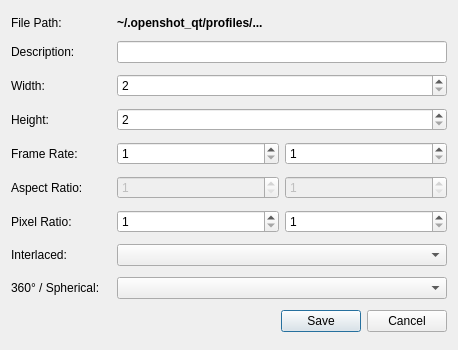
<?xml version="1.0" encoding="UTF-8"?>
<ui version="4.0">
 <class>ProfileEditDialog</class>
 <widget class="QDialog" name="ProfileEditDialog">
  <property name="geometry">
   <rect>
    <x>0</x>
    <y>0</y>
    <width>458</width>
    <height>350</height>
   </rect>
  </property>
  <property name="windowTitle">
   <string>Create Profile</string>
  </property>
  <layout class="QGridLayout" name="gridLayout">
   <item row="0" column="0">
    <layout class="QHBoxLayout" name="horizontalLayout_filePath">
     <item>
      <widget class="QLabel" name="lblFilePath">
       <property name="minimumSize">
        <size>
         <width>100</width>
         <height>0</height>
        </size>
       </property>
       <property name="text">
        <string>File Path:</string>
       </property>
      </widget>
     </item>
     <item>
      <widget class="QLabel" name="lblFilePathValue">
       <property name="sizePolicy">
        <sizepolicy hsizetype="Expanding" vsizetype="Fixed">
         <horstretch>0</horstretch>
         <verstretch>0</verstretch>
        </sizepolicy>
       </property>
       <property name="text">
        <string>&lt;b&gt;~/.openshot_qt/profiles/...&lt;/b&gt;</string>
        </property>
        <property name="textFormat">
        <enum>Qt::RichText</enum>
        </property>
      </widget>
     </item>
    </layout>
   </item>
   <item row="5" column="0">
    <layout class="QHBoxLayout" name="horizontalLayout_12">
     <item>
      <widget class="QLabel" name="lblAspectRatio">
       <property name="minimumSize">
        <size>
         <width>100</width>
         <height>0</height>
        </size>
       </property>
       <property name="text">
        <string>Aspect Ratio:</string>
       </property>
      </widget>
     </item>
     <item>
      <widget class="QSpinBox" name="txtAspectRatioNum">
       <property name="enabled">
        <bool>false</bool>
       </property>
       <property name="sizePolicy">
        <sizepolicy hsizetype="Expanding" vsizetype="Fixed">
         <horstretch>0</horstretch>
         <verstretch>0</verstretch>
        </sizepolicy>
       </property>
       <property name="minimum">
        <number>1</number>
       </property>
       <property name="maximum">
        <number>2147483647</number>
       </property>
      </widget>
     </item>
     <item>
      <widget class="QSpinBox" name="txtAspectRatioDen">
       <property name="enabled">
        <bool>false</bool>
       </property>
       <property name="sizePolicy">
        <sizepolicy hsizetype="Expanding" vsizetype="Fixed">
         <horstretch>0</horstretch>
         <verstretch>0</verstretch>
        </sizepolicy>
       </property>
       <property name="minimum">
        <number>1</number>
       </property>
       <property name="maximum">
        <number>2147483647</number>
       </property>
      </widget>
     </item>
    </layout>
   </item>
   <item row="11" column="0">
    <widget class="QDialogButtonBox" name="buttonBox">
     <property name="orientation">
      <enum>Qt::Horizontal</enum>
     </property>
     <property name="standardButtons">
      <set>QDialogButtonBox::Cancel|QDialogButtonBox::Save</set>
     </property>
    </widget>
   </item>
   <item row="1" column="0">
    <layout class="QHBoxLayout" name="horizontalLayout_6">
     <item>
      <widget class="QLabel" name="lblProfile_2">
       <property name="minimumSize">
        <size>
         <width>100</width>
         <height>0</height>
        </size>
       </property>
       <property name="text">
        <string>Description:</string>
       </property>
      </widget>
     </item>
     <item>
      <widget class="QLineEdit" name="txtProfileName">
       <property name="sizePolicy">
        <sizepolicy hsizetype="Expanding" vsizetype="Fixed">
         <horstretch>0</horstretch>
         <verstretch>0</verstretch>
        </sizepolicy>
       </property>
      </widget>
     </item>
    </layout>
   </item>
   <item row="3" column="0">
    <layout class="QHBoxLayout" name="horizontalLayout_10">
     <item>
      <widget class="QLabel" name="lblHeight">
       <property name="minimumSize">
        <size>
         <width>100</width>
         <height>0</height>
        </size>
       </property>
       <property name="text">
        <string>Height:</string>
       </property>
      </widget>
     </item>
     <item>
      <widget class="QSpinBox" name="txtHeight">
       <property name="sizePolicy">
        <sizepolicy hsizetype="Expanding" vsizetype="Fixed">
         <horstretch>0</horstretch>
         <verstretch>0</verstretch>
        </sizepolicy>
       </property>
       <property name="minimum">
        <number>2</number>
       </property>
       <property name="maximum">
        <number>40000</number>
       </property>
      </widget>
     </item>
    </layout>
   </item>
   <item row="2" column="0">
    <layout class="QHBoxLayout" name="horizontalLayout_11">
     <item>
      <widget class="QLabel" name="lblWidth">
       <property name="minimumSize">
        <size>
         <width>100</width>
         <height>0</height>
        </size>
       </property>
       <property name="text">
        <string>Width:</string>
       </property>
      </widget>
     </item>
     <item>
      <widget class="QSpinBox" name="txtWidth">
       <property name="sizePolicy">
        <sizepolicy hsizetype="Expanding" vsizetype="Fixed">
         <horstretch>0</horstretch>
         <verstretch>0</verstretch>
        </sizepolicy>
       </property>
       <property name="minimum">
        <number>2</number>
       </property>
       <property name="maximum">
        <number>40000</number>
       </property>
      </widget>
     </item>
    </layout>
   </item>
   <item row="9" column="0">
    <layout class="QHBoxLayout" name="horizontalLayout_15">
     <property name="bottomMargin">
      <number>0</number>
     </property>
     <item>
      <widget class="QLabel" name="lblInterlaced">
       <property name="minimumSize">
        <size>
         <width>100</width>
         <height>0</height>
        </size>
       </property>
       <property name="text">
        <string>Interlaced:</string>
       </property>
      </widget>
     </item>
     <item>
      <widget class="QComboBox" name="cboInterlaced">
       <property name="sizePolicy">
        <sizepolicy hsizetype="Expanding" vsizetype="Fixed">
         <horstretch>0</horstretch>
         <verstretch>0</verstretch>
        </sizepolicy>
       </property>
      </widget>
     </item>
    </layout>
   </item>
   <item row="10" column="0">
    <layout class="QHBoxLayout" name="horizontalLayout_16">
     <property name="bottomMargin">
      <number>0</number>
     </property>
     <item>
      <widget class="QLabel" name="lblSpherical">
       <property name="minimumSize">
        <size>
         <width>100</width>
         <height>0</height>
        </size>
       </property>
       <property name="text">
        <string>360° / Spherical:</string>
       </property>
      </widget>
     </item>
     <item>
      <widget class="QComboBox" name="cboSpherical">
       <property name="sizePolicy">
        <sizepolicy hsizetype="Expanding" vsizetype="Fixed">
         <horstretch>0</horstretch>
         <verstretch>0</verstretch>
        </sizepolicy>
       </property>
      </widget>
     </item>
    </layout>
   </item>
   <item row="8" column="0">
    <layout class="QHBoxLayout" name="horizontalLayout_13">
     <item>
      <widget class="QLabel" name="lblPixelRatio">
       <property name="minimumSize">
        <size>
         <width>100</width>
         <height>0</height>
        </size>
       </property>
       <property name="text">
        <string>Pixel Ratio:</string>
       </property>
      </widget>
     </item>
     <item>
      <widget class="QSpinBox" name="txtPixelRatioNum">
       <property name="sizePolicy">
        <sizepolicy hsizetype="Expanding" vsizetype="Fixed">
         <horstretch>0</horstretch>
         <verstretch>0</verstretch>
        </sizepolicy>
       </property>
       <property name="minimum">
        <number>1</number>
       </property>
       <property name="maximum">
        <number>2147483647</number>
       </property>
      </widget>
     </item>
     <item>
      <widget class="QSpinBox" name="txtPixelRatioDen">
       <property name="sizePolicy">
        <sizepolicy hsizetype="Expanding" vsizetype="Fixed">
         <horstretch>0</horstretch>
         <verstretch>0</verstretch>
        </sizepolicy>
       </property>
       <property name="minimum">
        <number>1</number>
       </property>
       <property name="maximum">
        <number>2147483647</number>
       </property>
      </widget>
     </item>
    </layout>
   </item>
   <item row="4" column="0">
    <layout class="QHBoxLayout" name="horizontalLayout_14">
     <item>
      <widget class="QLabel" name="lblFrameRate">
       <property name="minimumSize">
        <size>
         <width>100</width>
         <height>0</height>
        </size>
       </property>
       <property name="text">
        <string>Frame Rate:</string>
       </property>
      </widget>
     </item>
     <item>
      <widget class="QSpinBox" name="txtFrameRateNum">
       <property name="sizePolicy">
        <sizepolicy hsizetype="Expanding" vsizetype="Fixed">
         <horstretch>0</horstretch>
         <verstretch>0</verstretch>
        </sizepolicy>
       </property>
       <property name="minimum">
        <number>1</number>
       </property>
       <property name="maximum">
        <number>99999</number>
       </property>
      </widget>
     </item>
     <item>
      <widget class="QSpinBox" name="txtFrameRateDen">
       <property name="sizePolicy">
        <sizepolicy hsizetype="Expanding" vsizetype="Fixed">
         <horstretch>0</horstretch>
         <verstretch>0</verstretch>
        </sizepolicy>
       </property>
       <property name="minimum">
        <number>1</number>
       </property>
       <property name="maximum">
        <number>9999</number>
       </property>
      </widget>
     </item>
    </layout>
   </item>
  </layout>
 </widget>
 <tabstops>
  <tabstop>txtProfileName</tabstop>
  <tabstop>txtWidth</tabstop>
  <tabstop>txtHeight</tabstop>
  <tabstop>txtFrameRateNum</tabstop>
  <tabstop>txtFrameRateDen</tabstop>
  <tabstop>txtAspectRatioNum</tabstop>
  <tabstop>txtAspectRatioDen</tabstop>
  <tabstop>txtPixelRatioNum</tabstop>
  <tabstop>txtPixelRatioDen</tabstop>
  <tabstop>cboInterlaced</tabstop>
  <tabstop>cboSpherical</tabstop>
 </tabstops>
 <resources/>
 <connections>
  <connection>
   <sender>buttonBox</sender>
   <signal>accepted()</signal>
   <receiver>ProfileEditDialog</receiver>
   <slot>accept()</slot>
   <hints>
    <hint type="sourcelabel">
     <x>228</x>
     <y>327</y>
    </hint>
    <hint type="destinationlabel">
     <x>228</x>
     <y>174</y>
    </hint>
   </hints>
  </connection>
  <connection>
   <sender>buttonBox</sender>
   <signal>rejected()</signal>
   <receiver>ProfileEditDialog</receiver>
   <slot>reject()</slot>
   <hints>
    <hint type="sourcelabel">
     <x>228</x>
     <y>327</y>
    </hint>
    <hint type="destinationlabel">
     <x>228</x>
     <y>174</y>
    </hint>
   </hints>
  </connection>
 </connections>
</ui>
